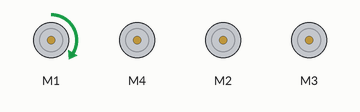
Bench run of a sketch on a simulated Arduino Uno, built with avr-gcc and run on an emulated ATmega328P. Shown: 4 × DC motor (green arrow = forward, orange = backward, longer = faster).

Above: at 0.2 s.
At 0.7 s:
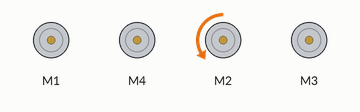
At 10.5 s:
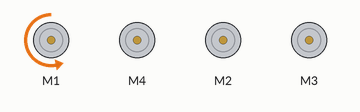
At 18.1 s:
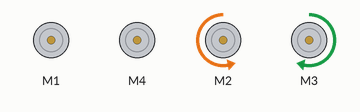
At 28.4 s:
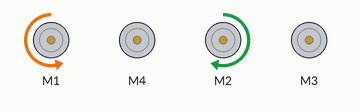
At 37.6 s:
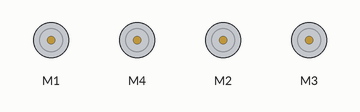
Timing chart, 0 to 40.0 s (numbered marks = the images above):
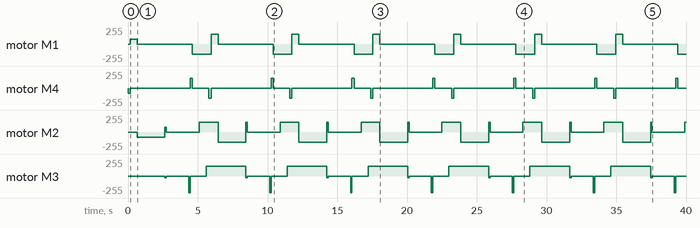

Measured:
- by itself, motor M1: repeats every 5.8 s: stopped 4.0 s, backward 150/255 1.4 s, forward 150/255 0.50 s
- by itself, motor M4: repeats every 5.8 s: stopped 4.3 s, forward 150/255 0.15 s, stopped 1.2 s, backward 150/255 0.15 s
- by itself, motor M3: repeats every 5.8 s: stopped 1.6 s, backward 250/255 0.10 s, stopped 1.2 s, forward 150/255 2.9 s, backward 25/255 0.10 s
- by itself, motor M2: stopped → backward 75/255 at 0.65 s, → forward 75/255 2.0 s later, → stopped 0.10 s later, → forward 150/255 2.4 s later, … (28 changes in this stretch)

The sketch:

sketch_apr20a.ino
```cpp
#include <AFMotor.h>
AF_DCMotor base (1);
AF_DCMotor shoulder (2);
AF_DCMotor elbow (3);
AF_DCMotor grip (4);
void setup() {
  // put your setup code here, to run once:
 base.setSpeed(75);
 grip.setSpeed(75);
 shoulder.setSpeed(75);
elbow.setSpeed(25);
 base.run(RELEASE);
 grip.run(RELEASE);
 shoulder.run(RELEASE);
 elbow.run(RELEASE);
}

void loop() {
//   put your main code here, to run repeatedly:
  grip.run(BACKWARD);
  delay(150);
  grip.run(RELEASE);
   base.run(FORWARD);
  delay(500);
  base.run(RELEASE);
  shoulder.run(BACKWARD);
  delay(2000);
  shoulder.run(FORWARD);
 elbow.setSpeed(25);
  elbow.run(BACKWARD);
  delay(100);
  shoulder.run(RELEASE);
 elbow.run(RELEASE);
  delay(800);
  elbow.setSpeed(250);
  shoulder.run(BACKWARD);
  elbow.run(FORWARD);
 shoulder.run(RELEASE);
  elbow.run(RELEASE);
  delay(700);

  delay(100);
  elbow.run(BACKWARD);
  delay(100);
  shoulder.run(RELEASE);
  elbow.run(RELEASE);
  grip.setSpeed(150);
  grip.run(FORWARD);
  delay(150);
  grip.run(RELEASE);
  base.setSpeed(150);
  base.run(BACKWARD);
  delay(500);
  shoulder.setSpeed(150);
  shoulder.run(FORWARD);
  delay(500);
  elbow.setSpeed(150);
  elbow.run(FORWARD);
  delay(200);

}
```
